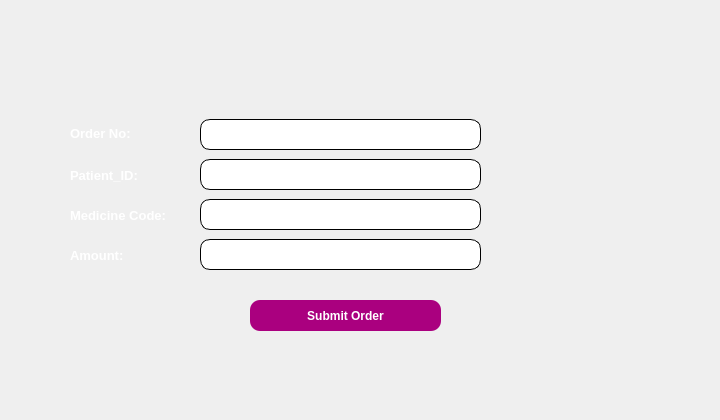
                    <widget class="QWidget" name="scrollAreaWidgetContents_2">
                     <property name="geometry">
                      <rect>
                       <x>0</x>
                       <y>0</y>
                       <width>720</width>
                       <height>420</height>
                      </rect>
                     </property>
                     <widget class="QLabel" name="mdcn_no_lbl">
                      <property name="geometry">
                       <rect>
                        <x>70</x>
                        <y>125</y>
                        <width>71</width>
                        <height>16</height>
                       </rect>
                      </property>
                      <property name="font">
                       <font>
                        <pointsize>10</pointsize>
                        <weight>75</weight>
                        <bold>true</bold>
                       </font>
                      </property>
                      <property name="styleSheet">
                       <string notr="true">color: rgb(255, 255, 255);</string>
                      </property>
                      <property name="text">
                       <string>Order No:</string>
                      </property>
                     </widget>
                     <widget class="QLabel" name="mdcn_id_lbl">
                      <property name="geometry">
                       <rect>
                        <x>70</x>
                        <y>165</y>
                        <width>81</width>
                        <height>20</height>
                       </rect>
                      </property>
                      <property name="font">
                       <font>
                        <pointsize>10</pointsize>
                        <weight>75</weight>
                        <bold>true</bold>
                       </font>
                      </property>
                      <property name="styleSheet">
                       <string notr="true">color: rgb(255, 255, 255);</string>
                      </property>
                      <property name="text">
                       <string>Patient_ID:</string>
                      </property>
                     </widget>
                     <widget class="QLabel" name="mdcn_code_lbl">
                      <property name="geometry">
                       <rect>
                        <x>70</x>
                        <y>205</y>
                        <width>101</width>
                        <height>20</height>
                       </rect>
                      </property>
                      <property name="font">
                       <font>
                        <pointsize>10</pointsize>
                        <weight>75</weight>
                        <bold>true</bold>
                       </font>
                      </property>
                      <property name="styleSheet">
                       <string notr="true">color: rgb(255, 255, 255);</string>
                      </property>
                      <property name="text">
                       <string>Medicine Code:</string>
                      </property>
                     </widget>
                     <widget class="QLabel" name="mdcn_amount_lbl">
                      <property name="geometry">
                       <rect>
                        <x>70</x>
                        <y>245</y>
                        <width>61</width>
                        <height>20</height>
                       </rect>
                      </property>
                      <property name="font">
                       <font>
                        <pointsize>10</pointsize>
                        <weight>75</weight>
                        <bold>true</bold>
                       </font>
                      </property>
                      <property name="styleSheet">
                       <string notr="true">color: rgb(255, 255, 255);</string>
                      </property>
                      <property name="text">
                       <string>Amount:</string>
                      </property>
                     </widget>
                     <widget class="QWidget" name="layoutWidget_3">
                      <property name="geometry">
                       <rect>
                        <x>200</x>
                        <y>110</y>
                        <width>281</width>
                        <height>171</height>
                       </rect>
                      </property>
                      <layout class="QVBoxLayout" name="verticalLayout_18">
                       <property name="spacing">
                        <number>0</number>
                       </property>
                       <item>
                        <widget class="QLineEdit" name="phar_no_input">
                         <property name="minimumSize">
                          <size>
                           <width>211</width>
                           <height>31</height>
                          </size>
                         </property>
                         <property name="font">
                          <font>
                           <pointsize>10</pointsize>
                           <weight>75</weight>
                           <bold>true</bold>
                          </font>
                         </property>
                         <property name="styleSheet">
                          <string notr="true">background-color: rgb(255, 255, 255);
border-style:solid;
border-radius:10px;
border-width:1px;</string>
                         </property>
                         <property name="text">
                          <string/>
                         </property>
                        </widget>
                       </item>
                       <item>
                        <widget class="QLineEdit" name="phar_id_input">
                         <property name="minimumSize">
                          <size>
                           <width>211</width>
                           <height>31</height>
                          </size>
                         </property>
                         <property name="font">
                          <font>
                           <pointsize>10</pointsize>
                           <weight>75</weight>
                           <bold>true</bold>
                          </font>
                         </property>
                         <property name="styleSheet">
                          <string notr="true">background-color: rgb(255, 255, 255);
border-style:solid;
border-radius:10px;
border-width:1px;
</string>
                         </property>
                        </widget>
                       </item>
                       <item>
                        <widget class="QLineEdit" name="phar_code_input">
                         <property name="minimumSize">
                          <size>
                           <width>211</width>
                           <height>31</height>
                          </size>
                         </property>
                         <property name="font">
                          <font>
                           <pointsize>10</pointsize>
                           <weight>75</weight>
                           <bold>true</bold>
                          </font>
                         </property>
                         <property name="styleSheet">
                          <string notr="true">background-color: rgb(255, 255, 255);
border-style:solid;
border-radius:10px;
border-width:1px;</string>
                         </property>
                        </widget>
                       </item>
                       <item>
                        <widget class="QLineEdit" name="phar_amnt_input">
                         <property name="minimumSize">
                          <size>
                           <width>211</width>
                           <height>31</height>
                          </size>
                         </property>
                         <property name="font">
                          <font>
                           <pointsize>10</pointsize>
                           <weight>75</weight>
                           <bold>true</bold>
                          </font>
                         </property>
                         <property name="styleSheet">
                          <string notr="true">background-color: rgb(255, 255, 255);
border-style:solid;
border-radius:10px;
border-width:1px;</string>
                         </property>
                        </widget>
                       </item>
                      </layout>
                     </widget>
                     <widget class="QPushButton" name="submit_phar_order">
                      <property name="geometry">
                       <rect>
                        <x>250</x>
                        <y>300</y>
                        <width>191</width>
                        <height>31</height>
                       </rect>
                      </property>
                      <property name="font">
                       <font>
                        <pointsize>9</pointsize>
                        <weight>75</weight>
                        <bold>true</bold>
                       </font>
                      </property>
                      <property name="styleSheet">
                       <string notr="true">QPushButton{
background-color: rgb(170, 0, 127);
color:white;
border-style:outset;
border-radius:10px;
}

QPushButton::pressed{
background-color: rgb(255, 255, 255);
color: rgb(170, 0, 127);
 border-style:inset;

}</string>
                      </property>
                      <property name="text">
                       <string>Submit Order</string>
                      </property>
                     </widget>
                    </widget>
